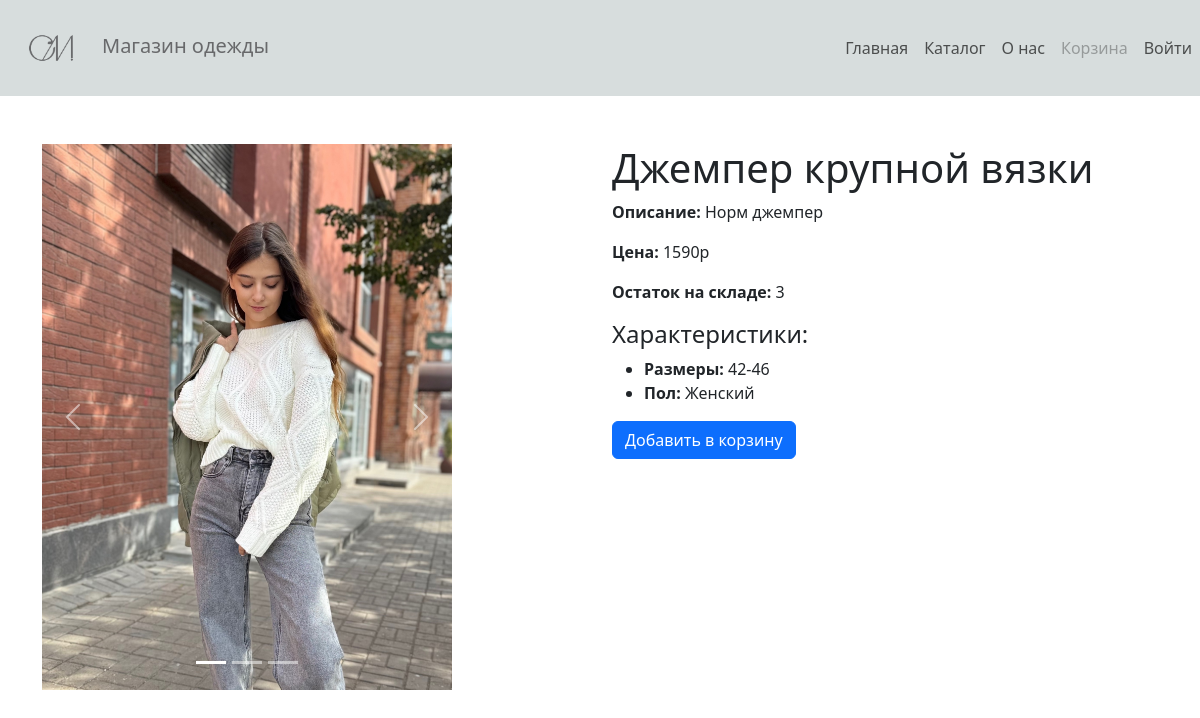
Screenshot of /product/2/ with the database file from the repository.
### shop/models.py (models this page shows, shortened)
class ProductImage(models.Model):
    image = models.ImageField(upload_to="", verbose_name="Фото")
    class Meta:
        verbose_name = "Изображение товаров"
        verbose_name_plural = "Изображения товаров"

class Product(models.Model):
    category = models.ManyToManyField(
        Category,
        related_name="clothes",
        verbose_name="Категория",
        blank=False,
    )
    name = models.CharField(
        max_length=200,
        verbose_name="Название",
    )
    description = models.TextField(
        blank=True,
        verbose_name="Описание",
    )
    images = models.ManyToManyField("ProductImage", blank=True, related_name="products")
    image_preview = models.ImageField(verbose_name="Превью", default="default.jpg", blank=True)
    stock = models.PositiveIntegerField(default=0, verbose_name="На складе")
    price = models.DecimalField(
        max_digits=15,
        decimal_places=2,
        verbose_name="Цена",
    )
    created = models.DateTimeField(auto_now_add=True, verbose_name="Создан")
    updated = models.DateTimeField(auto_now=True, verbose_name="Обновлен")
    class Meta:
        ordering = ("name",)
        verbose_name = "Товар"
        verbose_name_plural = "Товары"

class ProductCharacteristic(models.Model):
    product = models.ForeignKey(Product, on_delete=models.CASCADE, related_name='characteristics')
    name = models.CharField(max_length=255)
    value = models.CharField(max_length=255)
    class Meta:
        verbose_name = "Характеристика товара"
        verbose_name_plural = "Характеристики товара"

### shop/views.py (the view)
# urls.py: path('product/<int:pk>/', ProductDetailView.as_view(), name='product_detail'),
class ProductDetailView(DetailView):
    model = Product
    template_name = 'shop/product_detail.html'
    context_object_name = 'product'

### templates/shop/product_detail.html (shortened to what this page needs)
{% extends 'basev2.html' %}
{% load static %}
{% block content %}
    <div class="row">
        <div class="col-md-6">
            <div id="carouselExampleIndicators" class="carousel slide w-75" data-bs-ride="carousel">
                  <div class="carousel-indicators">
                      {% for image in product.images.all %}
                          {% if forloop.counter0 == 0 %}
                            <button type="button" data-bs-target="#carouselExampleIndicators" data-bs-slide-to="{{ forloop.counter0 }}" class="active" aria-current="true" aria-label="Slide 1"></button>
                          {% else %}
                              <button type="button" data-bs-target="#carouselExampleIndicators" data-bs-slide-to="{{ forloop.counter0 }}" aria-current="true" aria-label="Slide 1"></button>
                          {% endif %}
                      {% endfor %}
                  </div>
                  <div class="carousel-inner">
                      {% for image in product.images.all %}
                          {% if forloop.counter0 == 0 %}
                              <div class="carousel-item active">
                                  <img src="/media/{{ image.image }}" class="d-block w-100" alt="...">
                              </div>
                          {% else %}
                              <div class="carousel-item">
                                  <img src="/media/{{ image.image    }}" class="d-block w-100" alt="...">
                              </div>
                          {% endif %}
                      {% endfor %}
                  </div>
                  <button class="carousel-control-prev" type="button" data-bs-target="#carouselExampleIndicators" data-bs-slide="prev">
                    <span class="carousel-control-prev-icon" aria-hidden="true"></span>
                  </button>
                  <button class="carousel-control-next" type="button" data-bs-target="#carouselExampleIndicators" data-bs-slide="next">
                    <span class="carousel-control-next-icon" aria-hidden="true"></span>
                  </button>
            </div>
        </div>
        <div class="col-md-6">
            <h1>{{ product.name }}</h1>
            <p><strong>Описание:</strong> {{ product.description }}</p>
            <p><strong>Цена:</strong> {{ product.price|stringformat:".0f" }}р</p>
            <p><strong>Остаток на складе:</strong> {{ product.stock }}</p>
            {% if product.characteristics.all %}
                <h4>Характеристики:</h4>
                <ul>
                    {% for characteristic in product.characteristics.all %}
                        <li><strong>{{ characteristic.name }}:</strong> {{ characteristic.value }}</li>
                    {% endfor %}
                </ul>
            {% else %}
                <p>Для этого товара нет характеристик.</p>
            {% endif %}
            {% if product.stock > 0 %}
                <a href="{% url 'add_to_cart' product.id %}" class="btn btn-primary">Добавить в корзину</a>
            {% else %}
                <button class="btn btn-secondary disable" disabled>Добавить в корзину</button>
            {% endif %}
        </div>
    </div>
{% endblock %}

### rows the page displays
ProductImage: image (picture)
Product: name "Джемпер крупной вязки", description "Норм джемпер", price "1590", stock "3"
ProductCharacteristic: name "Размеры", value "42-46"
ProductCharacteristic: name "Пол", value "Женский"
